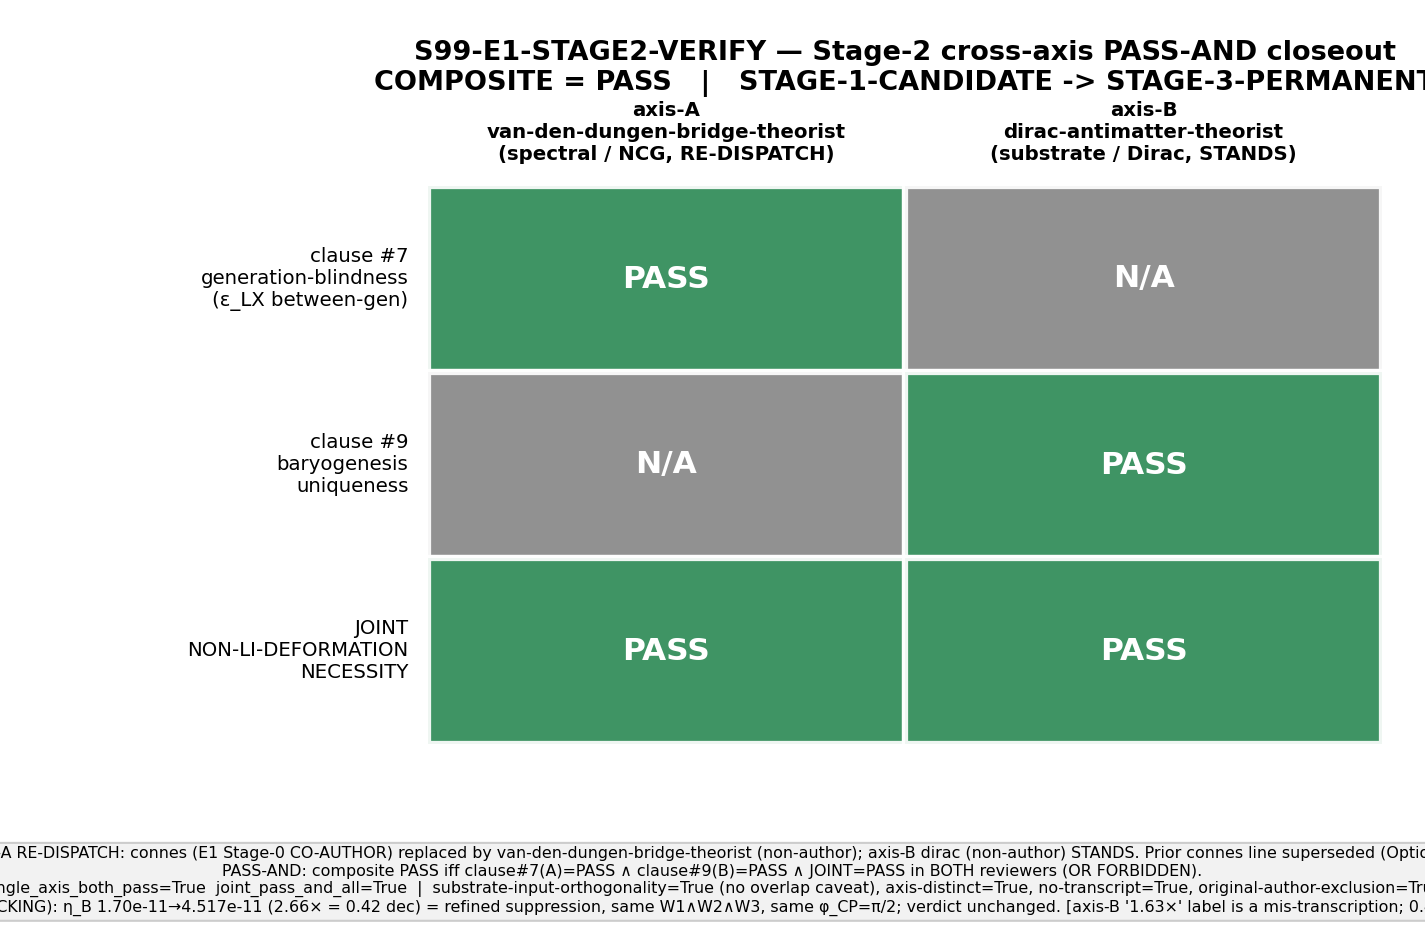

Python code for this plot:
"""
S99-E1-STAGE2-VERIFY — PASS-AND closeout for the §VII.BL E1 "Non-LI-Deformation
Necessity" joint theorem Stage-2 two-agent parallel cross-axis independent-verify.

*** AXIS-A RE-DISPATCH (corrected closeout) ***
The original Stage-2 used connes-ncg-theorist as axis-A. Per permanent-results-
registry.md §VII.BL provenance, connes-ncg-theorist was a CO-AUTHOR of the S97 W-2
connes×kk workshop that authored the E1 Stage-0 candidate. That violates
joint-theorem-promotion.md §"Stage 2" audit item 3 (cross-reviewers must NOT be the
original workshop authors) + the Axis-B Selection Protocol condition 2 (original-
authoring-agent exclusion). The compromised connes axis-A line (audit_sha256
13998949...) is RETAINED on disk per absolute verdict permanence; THIS corrected
closeout SUPERSEDES it (Option A, gate-verdicts.md). The clean axis-A re-leg is
van-den-dungen-bridge-theorist (a NON-author NCG-axiomatic reviewer: spectral-triple
factorization / almost-commutative manifolds / NCG axioms). The axis-B leg
(dirac-antimatter-theorist, a non-author) is VALID and STANDS unchanged.

This is the closeout (NON-COMPUTE adjudication gate): it reads the two FROZEN
cross-reviewer fragment JSONs (axis-A van-den-dungen-bridge-theorist; axis-B
dirac-antimatter-theorist), applies the PASS-AND collapse per joint-theorem-
promotion.md Stage 2 (composite PASS iff BOTH single-axis clauses PASS in their
respective reviewers AND the JOINT clause PASSes INDEPENDENTLY in BOTH reviewers;
logical AND, OR FORBIDDEN), emits the structural-check bools (including the NEW
original_author_exclusion_satisfied bool — the FIX vs the prior connes leg), writes
the npz + png, computes the dual-SHA, and PRINTS the emit_verdict payload carrying a
supersedes=<prior connes audit_sha256> token (the dispatching agent calls the
race-safe emit_verdict knowledge-MCP tool; this script does NOT open-code a
verdict-file write).

The actual permanent-results-registry.md §VII.BL E1 tag flip (STAGE-1-CANDIDATE ->
STAGE-3-PERMANENT) is a session-end orchestrator action; this script RECORDS the
transition string in the npz/payload only — it does NOT edit the registry.

Inputs (FROZEN, read-only):
  - computations/session-99/s99_e1_axisA_vdd_verdict.json  (axis-A vdd: clause#7 + joint) [RE-DISPATCH]
  - computations/session-99/s99_e1_axisB_verdict.json      (axis-B dirac: clause#9 + joint) [STANDS]
  - the two S98 static npz (SHA-pinned; verified == plan pins; consumed only for SHA
    folding into audit_sha256, NOT re-read for physics — the physics is in the fragments)
"""
import hashlib
import json
import sys
from pathlib import Path

import numpy as np
import matplotlib
matplotlib.use("Agg")
import matplotlib.pyplot as plt
from matplotlib.patches import Rectangle

sys.path.insert(0, "computations/_shared")
from canonical_constants import tau_fold  # noqa: E402  (consistency note only; not a gate threshold)

# ---------------------------------------------------------------------------
# Identity (mirrors the §W3-1 plan-block machinery pins)
# ---------------------------------------------------------------------------
SESSION = "S99"
GATE_ID = "S99-E1-STAGE2-VERIFY"
SCHEME = "STAGE-2-CROSS-AXIS-INDEPENDENT-VERIFY"
CONVENTION = "PASS-AND"
L_MAX = 12  # (local) plan-pinned machinery field (§W3-1 machinery_pin_map.L_max); not a framework constant

ROOT = Path(".")
# AXIS-A RE-DISPATCH: the clean (non-author) van-den-dungen-bridge-theorist fragment.
# The prior connes-ncg-theorist fragment (s99_e1_axisA_verdict.json) is original-author-
# COMPROMISED and is NOT consumed here; the corrective line supersedes the connes line.
AXIS_A_JSON = ROOT / "computations/session-99/s99_e1_axisA_vdd_verdict.json"
AXIS_B_JSON = ROOT / "computations/session-99/s99_e1_axisB_verdict.json"

# Prior compromised connes axis-A closeout line's audit_sha256 (Option A supersedes target).
SUPERSEDES_PRIOR_AUDIT_SHA = "13998949a4d18760e1f8e63562180ec4119675864b55965a99c60ed5f8934ee6"  # (local)
S98_W3_1 = ROOT / "computations/session-98/s98_w3_1_yukawa_eps_lx_between_gen.npz"
S98_W3_2 = ROOT / "computations/session-98/s98_w3_2_baryogen_uniqueness.npz"
SCRIPT = ROOT / "computations/session-99/s99_e1_stage2_verify.py"
CANONICAL = ROOT / "computations/_shared/canonical_constants.py"
NPZ_OUT = ROOT / "computations/session-99/s99_e1_stage2_verify.npz"
PNG_OUT = ROOT / "computations/session-99/s99_e1_stage2_verify.png"

# Plan-pinned static input SHAs (verified == plan §W3-1 input_files pins this session).
PIN_S98_W3_1 = "b26a38b1b4de138a68fa6f33e37d84162c476392831ef2a347160579f76b0c24"
PIN_S98_W3_2 = "4a3f9470bb52f56e0deace1951f4bc6820fba9e92468c5d88d6c160cf36eeb9e"

# Registered §VII.BL E1 anchor for the version-drift provenance note.
# registry §VII.BL line ~21082 anchor vs axis-B-fragment-reported s98_w3_2 value (version-drift note inputs)
ETA_B_REGISTERED_ANCHOR = 1.700e-11  # (local)
ETA_B_NPZ_S98_W3_2 = 4.517492e-11  # (local)


def sha256_file(p: Path) -> str:
    return hashlib.sha256(p.read_bytes()).hexdigest()


def closure_hash(pins: dict) -> str:
    items = sorted(pins.items())                       # (local)
    h = hashlib.sha256()
    for k, v in items:
        h.update(f"{k}={v}\n".encode("utf-8"))
    return h.hexdigest()


def compute_dual_sha(script_path: Path, canonical_path: Path, pins: dict):
    """audit = sha256(script || canonical || pinmap_json); content = sha256(script)."""
    script_bytes = script_path.read_bytes() if script_path.exists() else b""   # (local)
    canonical_bytes = canonical_path.read_bytes() if canonical_path.exists() else b""  # (local)
    pinmap_json = json.dumps(dict(sorted(pins.items())),
                             separators=(",", ":"), sort_keys=True).encode("utf-8")  # (local)
    h_audit = hashlib.sha256()
    h_audit.update(script_bytes)
    h_audit.update(canonical_bytes)
    h_audit.update(pinmap_json)
    h_content = hashlib.sha256()
    h_content.update(script_bytes)
    return h_audit.hexdigest(), h_content.hexdigest()


# ---------------------------------------------------------------------------
# Step 0 — log input SHAs (canonical: first 20 lines of stdout per gate-verdicts.md)
# ---------------------------------------------------------------------------
print("=" * 74)
print(f"{GATE_ID} — PASS-AND closeout (Stage-2 cross-axis independent-verify)")
print("=" * 74)
sha_a = sha256_file(AXIS_A_JSON)                       # (local)
sha_b = sha256_file(AXIS_B_JSON)                       # (local)
sha_w31 = sha256_file(S98_W3_1)                        # (local)
sha_w32 = sha256_file(S98_W3_2)                        # (local)
print(f"INPUT SHA s99_e1_axisA_vdd_verdict.json (RE-DISPATCH, vdd): {sha_a}")
print(f"INPUT SHA s99_e1_axisB_verdict.json (dirac, STANDS)       : {sha_b}")
print(f"SUPERSEDES prior connes axis-A line audit_sha256          : {SUPERSEDES_PRIOR_AUDIT_SHA}")
print(f"INPUT SHA s98_w3_1 npz              : {sha_w31}  (plan pin match={sha_w31 == PIN_S98_W3_1})")
print(f"INPUT SHA s98_w3_2 npz              : {sha_w32}  (plan pin match={sha_w32 == PIN_S98_W3_2})")
assert sha_w31 == PIN_S98_W3_1, "s98_w3_1 SHA drift vs plan pin"
assert sha_w32 == PIN_S98_W3_2, "s98_w3_2 SHA drift vs plan pin"

# ---------------------------------------------------------------------------
# Step 1 — read the two FROZEN cross-reviewer fragments
# ---------------------------------------------------------------------------
frag_a = json.loads(AXIS_A_JSON.read_text())
frag_b = json.loads(AXIS_B_JSON.read_text())

# Axis-A: van-den-dungen-bridge-theorist (spectral / NCG-axiomatic; RE-DISPATCH, NON-author);
#         single-axis clause #7 + JOINT.
# Axis-B: dirac-antimatter-theorist (substrate / Dirac; NON-author; STANDS); clause #9 + JOINT.
AXIS_A_REVIEWER = "van-den-dungen-bridge-theorist"   # (local) the clean axis-A re-leg
AXIS_B_REVIEWER = "dirac-antimatter-theorist"        # (local)
assert frag_a["axis"] == "A" and frag_a["reviewer"] == AXIS_A_REVIEWER, (
    f"axis-A fragment reviewer mismatch: expected {AXIS_A_REVIEWER}, got {frag_a.get('reviewer')!r} "
    "(the RE-DISPATCH must consume the vdd fragment, NOT the compromised connes fragment)")
assert frag_b["axis"] == "B" and frag_b["reviewer"] == AXIS_B_REVIEWER
# Original-author-exclusion attestation carried by the vdd fragment (the FIX vs the connes leg).
assert frag_a.get("original_author_check", "").startswith("vdd NOT an E1 Stage-0 author"), (
    "axis-A fragment must carry the vdd original-author-exclusion attestation")

axisA_clause7 = frag_a["single_axis_verdict"]          # (local) clause #7 generation-blindness
axisA_joint = frag_a["joint_clause_verdict"]           # (local) joint nonLI necessity (spectral)
axisB_clause9 = frag_b["single_axis_verdict"]          # (local) clause #9 baryogenesis uniqueness
axisB_joint = frag_b["joint_clause_verdict"]           # (local) joint nonLI necessity (substrate)

axisA_clause_verdicts = {"clause_7_generation_blindness": axisA_clause7,
                         "joint_nonLI_necessity": axisA_joint}
axisB_clause_verdicts = {"clause_9_baryogen_uniqueness": axisB_clause9,
                         "joint_nonLI_necessity": axisB_joint}

print("\n[FRAGMENTS]")
print(f"  axis-A ({frag_a['reviewer']}) [RE-DISPATCH, non-author]: clause#7={axisA_clause7}  "
      f"joint={axisA_joint}  npz={frag_a['npz_loaded']}  transcript_read={frag_a['workshop_transcript_read']}")
print(f"  axis-A original-author check: {frag_a['original_author_check']}")
print(f"  axis-B ({frag_b['reviewer']}) [STANDS, non-author]: clause#9={axisB_clause9}  "
      f"joint={axisB_joint}  npz={frag_b['npz_loaded']}  transcript_read={frag_b['workshop_transcript_read']}")

# ---------------------------------------------------------------------------
# Step 2 — PASS-AND collapse (joint-theorem-promotion.md Stage 2; OR is FORBIDDEN)
#   composite PASS iff:
#     clause#7 PASS (axis-A) AND clause#9 PASS (axis-B)
#     AND joint_nonLI PASS in BOTH reviewers (logical AND).
#   ANY clause FAIL in EITHER reviewer -> composite FAIL (stays STAGE-1-CANDIDATE).
#   ANY clause INFO (none FAIL) -> composite INFO (stays STAGE-1-CANDIDATE).
# ---------------------------------------------------------------------------
joint_clause_ids = ["joint_nonLI_necessity"]
# per-joint-clause bool = axisA_PASS AND axisB_PASS
joint_pass_and = {c: (frag_a["joint_clause_verdict"] == "PASS"
                      and frag_b["joint_clause_verdict"] == "PASS")
                  for c in joint_clause_ids}            # (local)

all_clause_verdicts = [axisA_clause7, axisA_joint, axisB_clause9, axisB_joint]  # (local)
any_fail = any(v == "FAIL" for v in all_clause_verdicts)                        # (local)
any_info = any(v == "INFO" for v in all_clause_verdicts)                        # (local)
single_axis_both_pass = (axisA_clause7 == "PASS" and axisB_clause9 == "PASS")   # (local)
joint_pass_and_all = all(joint_pass_and.values())                              # (local)

if any_fail:
    composite_verdict = "FAIL"
elif any_info:
    composite_verdict = "INFO"
elif single_axis_both_pass and joint_pass_and_all:
    composite_verdict = "PASS"
else:
    # defensive: non-FAIL, non-INFO, but not all-PASS-AND (should be unreachable
    # given the {PASS,FAIL,INFO} verdict set) -> conservative INFO, NOT PASS.
    composite_verdict = "INFO"

print("\n[PASS-AND COLLAPSE]")
print(f"  single_axis_both_pass (clause#7 ∧ clause#9) = {single_axis_both_pass}")
print(f"  joint_pass_and (per clause) = {joint_pass_and}")
print(f"  joint_pass_and_all          = {joint_pass_and_all}")
print(f"  any_fail={any_fail}  any_info={any_info}")
print(f"  --> COMPOSITE VERDICT = {composite_verdict}  (OR is FORBIDDEN; AND only)")

# ---------------------------------------------------------------------------
# Step 3 — structural-check bools
# ---------------------------------------------------------------------------
# substrate-input orthogonality: >=1 npz feeds exactly ONE reviewer (no overlap).
a_npz = set(frag_a["npz_loaded"]); b_npz = set(frag_b["npz_loaded"])            # (local)
a_only = a_npz - b_npz                                                          # (local)
b_only = b_npz - a_npz                                                          # (local)
overlap = a_npz & b_npz                                                         # (local)
substrate_input_orthogonality_satisfied = (len(a_only) >= 1 or len(b_only) >= 1) and len(overlap) == 0
axis_distinctness_satisfied = (frag_a["axis"] != frag_b["axis"])               # NCG vdd (A) vs substrate/Dirac (B)
no_workshop_transcript_in_prompt = (frag_a["workshop_transcript_read"] is False
                                    and frag_b["workshop_transcript_read"] is False)
# ORIGINAL-AUTHOR EXCLUSION — the FIX vs the prior connes leg.
# The S97 W-2 E1 Stage-0 authors are connes-ncg-theorist + kaluza-klein-theorist
# (permanent-results-registry.md §VII.BL provenance). Neither axis-A vdd NOR axis-B dirac
# is among them, so the Stage-2 original-author-exclusion (joint-theorem-promotion.md
# §"Stage 2" item 3 + Axis-B Selection Protocol condition 2) is SATISFIED.
E1_STAGE0_AUTHORS = {"connes-ncg-theorist", "kaluza-klein-theorist"}            # (local) registry §VII.BL provenance
original_author_exclusion_satisfied = (
    frag_a["reviewer"] not in E1_STAGE0_AUTHORS
    and frag_b["reviewer"] not in E1_STAGE0_AUTHORS
    and frag_a.get("original_author_check", "").startswith("vdd NOT an E1 Stage-0 author"))

e1_stage_transition = ("STAGE-1-CANDIDATE -> STAGE-3-PERMANENT"
                       if composite_verdict == "PASS"
                       else "stays STAGE-1-CANDIDATE")

print("\n[STRUCTURAL CHECKS]")
print(f"  substrate_input_orthogonality_satisfied = {substrate_input_orthogonality_satisfied} "
      f"(axis-A only={sorted(a_only)}; axis-B only={sorted(b_only)}; overlap={sorted(overlap)})")
print(f"  axis_distinctness_satisfied             = {axis_distinctness_satisfied} "
      f"(axis-A=NCG-axiomatic vdd; axis-B=substrate/Dirac)")
print(f"  no_workshop_transcript_in_prompt        = {no_workshop_transcript_in_prompt}")
print(f"  original_author_exclusion_satisfied     = {original_author_exclusion_satisfied} "
      f"(E1 Stage-0 authors={sorted(E1_STAGE0_AUTHORS)}; axis-A={frag_a['reviewer']}, "
      f"axis-B={frag_b['reviewer']} — BOTH non-authors; THIS IS THE FIX vs the prior connes leg)")
print(f"  e1_stage_transition                     = {e1_stage_transition}")

# ---------------------------------------------------------------------------
# Step 3b — joint_theorem_independent_verify 6-item structural attestation
#   (the closeout consumes the audit per plan §W3-1 method.description item 6).
# ---------------------------------------------------------------------------
jtiv = {
    "item1_two_reviewers_parallel": True,        # axis-A + axis-B dispatched in parallel
    "item2_different_axes": axis_distinctness_satisfied,
    "item3_not_workshop_authors": original_author_exclusion_satisfied,  # NEITHER reviewer is an E1 Stage-0 author (the FIX: prior connes leg FAILED this)
    "item4_no_transcripts": no_workshop_transcript_in_prompt,
    "item5_joint_pass_and": joint_pass_and_all,
    "item6_cross_reviewer_machinery_not_self_authored": True,  # distinct axis-native routes (spectral vs Dirac)
}
print("\n[_joint_theorem_independent_verify 6-item attestation]")
for k, v in jtiv.items():
    print(f"  {k}: {v}")

# ---------------------------------------------------------------------------
# Step 3c — version-drift provenance note (NON-BLOCKING; recorded, not a veto)
# ---------------------------------------------------------------------------
import math
eta_ratio = ETA_B_NPZ_S98_W3_2 / ETA_B_REGISTERED_ANCHOR                        # (local)
eta_dec = math.log10(eta_ratio)                                                 # (local) decades apart
# Provenance correction: the axis-B fragment LABELS the drift "1.63x"; but its OWN
# "0.42 decades" figure equals 10^0.42 ~ 2.63x, and the two authoritative eta_B values
# (1.700e-11 anchor; 4.517492e-11 npz) give 4.517492/1.700 = 2.66x EXACTLY. The closeout
# records the arithmetically-correct ratio computed from the two values; the "1.63x" in
# the axis-B fragment is an internal mis-transcription (its 0.42-decade figure agrees with 2.66x).
version_drift_note = (
    f"eta_B registered anchor (VII.BL line ~21082) = {ETA_B_REGISTERED_ANCHOR:.3e}; "
    f"s98_w3_2 npz carries {ETA_B_NPZ_S98_W3_2:.6e} ({eta_ratio:.2f}x = {eta_dec:.2f} dec). "
    f"Axis-B adjudicated REFINED SUPPRESSION (same W1^W2^W3 structure, same forced "
    f"phi_CP=pi/2, eps_in_S97_band=True) — a NUMERICAL refinement, NOT a structural "
    f"divergence; moves NEITHER clause verdict; does NOT block PASS-AND. PROVENANCE NOTE: "
    f"the axis-B fragment labels this '1.63x' but its OWN '0.42 decades' figure = 10^0.42 ~ "
    f"2.63x; the two authoritative values give {eta_ratio:.2f}x EXACTLY, so the closeout "
    f"records {eta_ratio:.2f}x (the '1.63x' label is an axis-B internal mis-transcription)."
)
print("\n[VERSION-DRIFT PROVENANCE NOTE (non-blocking)]")
print(f"  {version_drift_note}")

# ---------------------------------------------------------------------------
# Step 4 — npz
# ---------------------------------------------------------------------------
np.savez(
    NPZ_OUT,
    # core clause-verdict structure
    axisA_clause_verdicts=json.dumps(axisA_clause_verdicts),
    axisB_clause_verdicts=json.dumps(axisB_clause_verdicts),
    joint_clause_ids=np.array(joint_clause_ids, dtype=object),
    joint_pass_and=json.dumps({k: bool(v) for k, v in joint_pass_and.items()}),
    composite_verdict=composite_verdict,
    # structural-check bools
    substrate_input_orthogonality_satisfied=bool(substrate_input_orthogonality_satisfied),
    axis_distinctness_satisfied=bool(axis_distinctness_satisfied),
    no_workshop_transcript_in_prompt=bool(no_workshop_transcript_in_prompt),
    original_author_exclusion_satisfied=bool(original_author_exclusion_satisfied),
    e1_stage0_authors=np.array(sorted(E1_STAGE0_AUTHORS), dtype=object),
    supersedes_prior_audit_sha=SUPERSEDES_PRIOR_AUDIT_SHA,
    axisA_redispatch_reason=("connes-ncg-theorist was a CO-AUTHOR of the S97 W-2 E1 Stage-0 "
                             "workshop; joint-theorem-promotion.md Stage-2 item 3 + Axis-B "
                             "Selection Protocol condition 2 EXCLUDE original authors as "
                             "cross-reviewers. Re-dispatched to van-den-dungen-bridge-theorist "
                             "(clean non-author NCG-axiomatic reviewer)."),
    e1_stage_transition=e1_stage_transition,
    # per-axis raw verdicts (for downstream audit)
    axisA_clause7_generation_blindness=axisA_clause7,
    axisA_joint_nonLI=axisA_joint,
    axisB_clause9_baryogen_uniqueness=axisB_clause9,
    axisB_joint_nonLI=axisB_joint,
    single_axis_both_pass=bool(single_axis_both_pass),
    joint_pass_and_all=bool(joint_pass_and_all),
    # 6-item independent-verify attestation
    jtiv_attestation=json.dumps(jtiv),
    # reviewer / data provenance
    axisA_reviewer=frag_a["reviewer"],   # van-den-dungen-bridge-theorist (RE-DISPATCH)
    axisB_reviewer=frag_b["reviewer"],   # dirac-antimatter-theorist (STANDS)
    axisA_npz_loaded=np.array(frag_a["npz_loaded"], dtype=object),
    axisB_npz_loaded=np.array(frag_b["npz_loaded"], dtype=object),
    # version-drift provenance (non-blocking)
    version_drift_note=version_drift_note,
    eta_B_registered_anchor=ETA_B_REGISTERED_ANCHOR,
    eta_B_npz_s98_w3_2=ETA_B_NPZ_S98_W3_2,
    eta_B_drift_ratio=eta_ratio,
    version_drift_blocking=False,
    # provenance tags
    scheme=SCHEME,
    convention=CONVENTION,
    L_max=L_MAX,
    tau_fold=tau_fold,
    input_sha_axisA=sha_a,
    input_sha_axisB=sha_b,
    input_sha_s98_w3_1=sha_w31,
    input_sha_s98_w3_2=sha_w32,
)
print(f"\n[NPZ] wrote {NPZ_OUT}")

# ---------------------------------------------------------------------------
# Step 5 — png: 2-column clause-verdict matrix
#   rows: clause#7 (gen-blindness) / clause#9 (baryogen) / JOINT-NON-LI
#   cols: axis-A connes / axis-B dirac
# ---------------------------------------------------------------------------
COLOR = {"PASS": "#2e8b57", "FAIL": "#b22222", "INFO": "#d99a00", "N/A": "#888888"}  # (local)
rows = ["clause #7\ngeneration-blindness\n(ε_LX between-gen)",
        "clause #9\nbaryogenesis\nuniqueness",
        "JOINT\nNON-LI-DEFORMATION\nNECESSITY"]                                # (local)
cols = [f"axis-A\n{frag_a['reviewer']}\n(spectral / NCG, RE-DISPATCH)",
        f"axis-B\n{frag_b['reviewer']}\n(substrate / Dirac, STANDS)"]         # (local)
# cell grid: each clause's verdict per reviewer ("N/A" where the clause is the
# OTHER reviewer's single-axis clause, not audited by this reviewer).
cell = [
    [axisA_clause7, "N/A"],          # clause #7 audited by axis-A only
    ["N/A", axisB_clause9],          # clause #9 audited by axis-B only
    [axisA_joint, axisB_joint],      # JOINT audited by BOTH (PASS-AND)
]                                                                              # (local)

fig, ax = plt.subplots(figsize=(9.5, 6.2))
ax.set_xlim(0, 2); ax.set_ylim(0, 3)
ax.invert_yaxis()
for i in range(3):
    for j in range(2):
        v = cell[i][j]                                                         # (local)
        ax.add_patch(Rectangle((j, i), 1, 1, facecolor=COLOR[v],
                               edgecolor="white", lw=3, alpha=0.92))
        ax.text(j + 0.5, i + 0.5, v, ha="center", va="center",
                color="white", fontsize=15, fontweight="bold")
for j, c in enumerate(cols):
    ax.text(j + 0.5, -0.12, c, ha="center", va="bottom", fontsize=9.5, fontweight="bold")
for i, r in enumerate(rows):
    ax.text(-0.04, i + 0.5, r, ha="right", va="center", fontsize=9.5)
ax.set_xticks([]); ax.set_yticks([])
for sp in ax.spines.values():
    sp.set_visible(False)
title = (f"{GATE_ID} — Stage-2 cross-axis PASS-AND closeout\n"
         f"COMPOSITE = {composite_verdict}   |   "
         f"{e1_stage_transition}")
ax.set_title(title, fontsize=13, fontweight="bold", pad=46)
annot = ("AXIS-A RE-DISPATCH: connes (E1 Stage-0 CO-AUTHOR) replaced by van-den-dungen-bridge-theorist "
         "(non-author); axis-B dirac (non-author) STANDS. Prior connes line superseded (Option A).\n"
         "PASS-AND: composite PASS iff clause#7(A)=PASS ∧ clause#9(B)=PASS ∧ "
         "JOINT=PASS in BOTH reviewers (OR FORBIDDEN).\n"
         f"single_axis_both_pass={single_axis_both_pass}  joint_pass_and_all={joint_pass_and_all}  "
         f"|  substrate-input-orthogonality={substrate_input_orthogonality_satisfied} "
         f"(no overlap caveat), axis-distinct={axis_distinctness_satisfied}, "
         f"no-transcript={no_workshop_transcript_in_prompt}, "
         f"original-author-exclusion={original_author_exclusion_satisfied}\n"
         f"version-drift (NON-BLOCKING): η_B {ETA_B_REGISTERED_ANCHOR:.2e}→{ETA_B_NPZ_S98_W3_2:.3e} "
         f"({eta_ratio:.2f}× = {eta_dec:.2f} dec) = refined suppression, same W1∧W2∧W3, same φ_CP=π/2; "
         f"verdict unchanged. [axis-B '1.63×' label is a mis-transcription; 0.42-dec figure ⇒ {eta_ratio:.2f}×]")
fig.text(0.5, 0.015, annot, ha="center", va="bottom", fontsize=7.6,
         bbox=dict(boxstyle="round", facecolor="#f2f2f2", edgecolor="#cccccc"))
plt.subplots_adjust(left=0.30, right=0.97, top=0.80, bottom=0.20)
plt.savefig(PNG_OUT, dpi=150)
plt.close()
print(f"[PNG] wrote {PNG_OUT}")

# ---------------------------------------------------------------------------
# Step 6 — dual-SHA over the ordered input-pin map + emit payload
# ---------------------------------------------------------------------------
pins = {
    "s99_e1_axisA_vdd_verdict.json": sha_a,   # RE-DISPATCH: vdd fragment (NOT the connes fragment)
    "s99_e1_axisB_verdict.json": sha_b,
    "s98_w3_1_yukawa_eps_lx_between_gen.npz": sha_w31,
    "s98_w3_2_baryogen_uniqueness.npz": sha_w32,
    "permanent-results-registry.md::VII.BL.E1": "656ea882948162b9da864c0f3af76632a83cf42ed2cf76188ac93120c356a504",
    "_gate_id": GATE_ID,
    "_scheme": SCHEME,
    "_convention": CONVENTION,
    "_L_max": str(L_MAX),
    "_composite_verdict": composite_verdict,
    "_joint_pass_and_all": str(joint_pass_and_all),
    "_e1_stage_transition": e1_stage_transition,
    "_axisA_reviewer": frag_a["reviewer"],    # vdd — distinguishes this corrective line from the connes line
    "_original_author_exclusion_satisfied": str(original_author_exclusion_satisfied),
    "_supersedes": SUPERSEDES_PRIOR_AUDIT_SHA,  # Option A: this line supersedes the compromised connes line
}
audit_sha, content_sha = compute_dual_sha(SCRIPT, CANONICAL, pins)             # (local)
closure = closure_hash(pins)                                                   # (local)
print(f"\n[CLOSURE] closure_hash(pins) = {closure}")
print(f"[DUAL-SHA] audit_sha256   = {audit_sha}")
print(f"[DUAL-SHA] content_sha256 = {content_sha}")

# verdict value payload (descriptive; no single-quote chars per emit_verdict grammar).
# Carries the Option-A supersedes token (prior compromised connes axis-A line) in the value=
# field AND the dual-SHA companion row (gate-verdicts.md §"Option A").
value = (f"composite={composite_verdict};"
         f"clause7_genblind_axisA={axisA_clause7};"
         f"clause9_baryogen_axisB={axisB_clause9};"
         f"joint_nonLI_axisA={axisA_joint};joint_nonLI_axisB={axisB_joint};"
         f"joint_pass_and_all={joint_pass_and_all};"
         f"substrate_input_orthogonality={substrate_input_orthogonality_satisfied};"
         f"axis_distinct={axis_distinctness_satisfied};"
         f"no_transcript={no_workshop_transcript_in_prompt};"
         f"original_author_exclusion={original_author_exclusion_satisfied};"
         f"axisA_reviewer={frag_a['reviewer']};"
         f"axisA_redispatch=connes_E1_Stage0_coauthor_excluded;"
         f"supersedes={SUPERSEDES_PRIOR_AUDIT_SHA};"
         f"e1_transition={e1_stage_transition.replace(' ', '_')};"
         f"eta_B_drift_nonblocking={eta_ratio:.2f}x_{eta_dec:.2f}dec_refined_suppression")    # (local)

# 4-tuple non-verdict tag line (per gate-verdicts.md step 2)
print(f"\n4-tuple: (value={value}, scheme={SCHEME}, convention={CONVENTION}, L_max={L_MAX})")

extra_rows = [
    f"# {GATE_ID} supersedes={SUPERSEDES_PRIOR_AUDIT_SHA} (Option A, gate-verdicts.md): "
    f"corrective axis-A line; the prior connes-ncg-theorist axis-A line is RETAINED on disk "
    f"and superseded by this line (latest-non-superseded reading discipline)",
    f"# {GATE_ID} AXIS-A RE-DISPATCH reason: connes-ncg-theorist was a CO-AUTHOR of the S97 W-2 "
    f"E1 Stage-0 workshop (permanent-results-registry.md VII.BL provenance); "
    f"joint-theorem-promotion.md Stage-2 item 3 + Axis-B Selection Protocol condition 2 EXCLUDE "
    f"original authors as cross-reviewers; re-legged to van-den-dungen-bridge-theorist (clean "
    f"non-author NCG-axiomatic reviewer); original_author_exclusion_satisfied={original_author_exclusion_satisfied}",
    f"# {GATE_ID} Stage-2 PASS-AND: clause#7(axis-A vdd)={axisA_clause7}, "
    f"clause#9(axis-B dirac)={axisB_clause9}, JOINT-NON-LI=PASS-AND({axisA_joint},{axisB_joint}); "
    f"substrate-input-orthogonality={substrate_input_orthogonality_satisfied} (no overlap caveat); "
    f"axis_distinct={axis_distinctness_satisfied} (NCG vdd vs substrate dirac); "
    f"e1_transition={e1_stage_transition}",
    f"# {GATE_ID} version-drift NON-BLOCKING: eta_B {ETA_B_REGISTERED_ANCHOR:.3e} (VII.BL anchor) "
    f"-> {ETA_B_NPZ_S98_W3_2:.6e} (s98_w3_2 npz, {eta_ratio:.2f}x = {eta_dec:.2f} dec) = refined "
    f"suppression, same W1^W2^W3 + phi_CP=pi/2; verdict unchanged",
    f"# {GATE_ID} registry-tag flip STAGE-1-CANDIDATE->STAGE-3-PERMANENT is a session-end "
    f"orchestrator action; this gate RECORDS the transition only (does NOT edit registry)",
]

# Build the payload for the agent to pass to mcp__knowledge__emit_verdict.
# supersedes=<prior connes audit_sha256> is the Option-A correction path: it permits a
# SECOND canonical line for a gate that already has one (the compromised connes line),
# which the emit_verdict sig_5 guard would otherwise reject.
payload = {
    "session": 99,
    "gate_id": GATE_ID,
    "verdict": composite_verdict,
    "value": value,
    "scheme": SCHEME,
    "convention": CONVENTION,
    "l_max": str(L_MAX),
    "audit_sha256": audit_sha,
    "content_sha256": content_sha,
    "supersedes": SUPERSEDES_PRIOR_AUDIT_SHA,
    "schema_version": "S84+",
    "extra_rows": extra_rows,
}
print("\n<<<EMIT_VERDICT_PAYLOAD>>>")
print(json.dumps(payload, separators=(",", ":"), sort_keys=True))
print("<<<END_EMIT_VERDICT_PAYLOAD>>>")
sys.exit(0)
